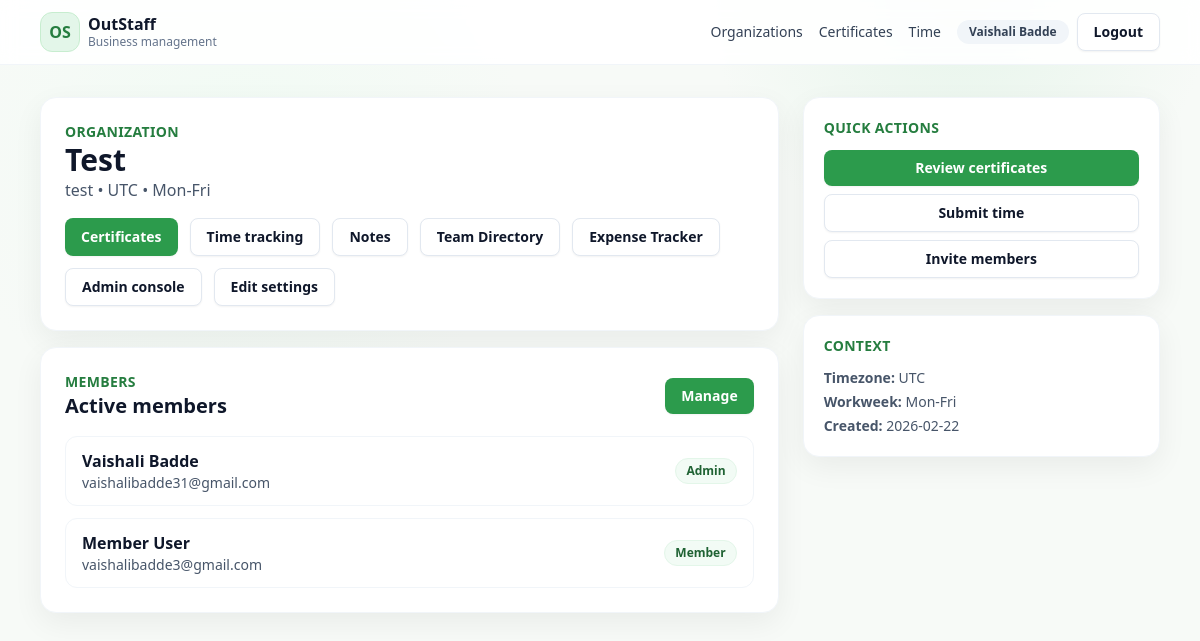
Screenshot of /orgs/1 (signed in) with the database file from the repository.
### app/models.py (models this page shows, shortened)
class TimestampMixin:
    created_at = db.Column(db.DateTime, default=datetime.utcnow)
    updated_at = db.Column(db.DateTime, default=datetime.utcnow, onupdate=datetime.utcnow)

class User(UserMixin, TimestampMixin, db.Model):
    id = db.Column(db.Integer, primary_key=True)
    email = db.Column(db.String(255), unique=True, nullable=False, index=True)
    password_hash = db.Column(db.String(255), nullable=False)
    name = db.Column(db.String(120), nullable=False)
    is_verified = db.Column(db.Boolean, default=False)
    memberships = db.relationship("Membership", backref="user", lazy=True, cascade="all, delete-orphan")
    certificates = db.relationship(
        "Certificate", backref="user", lazy=True, cascade="all, delete-orphan", foreign_keys="Certificate.user_id"
    )
    time_entries = db.relationship(
        "TimeEntry", backref="user", lazy=True, cascade="all, delete-orphan", foreign_keys="TimeEntry.user_id"
    )

class Organization(TimestampMixin, db.Model):
    id = db.Column(db.Integer, primary_key=True)
    name = db.Column(db.String(255), nullable=False)
    slug = db.Column(db.String(255), unique=True, nullable=False)
    timezone = db.Column(db.String(80), default="UTC")
    default_workweek = db.Column(db.String(80), default="Mon-Fri")
    created_by_id = db.Column(db.Integer, db.ForeignKey("user.id"), nullable=False)
    memberships = db.relationship("Membership", backref="organization", lazy=True, cascade="all, delete-orphan")
    invitations = db.relationship("Invitation", backref="organization", lazy=True, cascade="all, delete-orphan")
    certificate_types = db.relationship(
        "CertificateType", backref="organization", lazy=True, cascade="all, delete-orphan"
    )
    certificates = db.relationship("Certificate", backref="organization", lazy=True, cascade="all, delete-orphan")
    time_entries = db.relationship("TimeEntry", backref="organization", lazy=True, cascade="all, delete-orphan")
    projects = db.relationship("Project", backref="organization", lazy=True, cascade="all, delete-orphan")
    activities = db.relationship("Activity", backref="organization", lazy=True, cascade="all, delete-orphan")
    policies = db.relationship("Policy", backref="organization", lazy=True, cascade="all, delete-orphan")
    period_locks = db.relationship("PeriodLock", backref="organization", lazy=True, cascade="all, delete-orphan")
    holidays = db.relationship("Holiday", backref="organization", lazy=True, cascade="all, delete-orphan")
    report_presets = db.relationship("ReportPreset", backref="organization", lazy=True, cascade="all, delete-orphan")
    approval_logs = db.relationship("ApprovalLog", backref="organization", lazy=True, cascade="all, delete-orphan")

class Membership(TimestampMixin, db.Model):
    id = db.Column(db.Integer, primary_key=True)
    user_id = db.Column(db.Integer, db.ForeignKey("user.id"), nullable=False)
    org_id = db.Column(db.Integer, db.ForeignKey("organization.id"), nullable=False)
    role = db.Column(db.Enum(Role), default=Role.MEMBER, nullable=False)
    status = db.Column(db.String(50), default="active", nullable=False)
    is_default = db.Column(db.Boolean, default=False)
    __table_args__ = (db.UniqueConstraint("user_id", "org_id", name="uq_membership_user_org"),)

### app/orgs/routes.py (the view)
@orgs_bp.route("/orgs/<int:org_id>")
@login_required
def view_org(org_id):
    membership = _user_membership(org_id)
    if not membership:
        abort(403)
    org = membership.organization
    members = Membership.query.filter_by(org_id=org.id, status="active").all()
    return render_template("orgs/detail.html", org=org, membership=membership, members=members, Role=Role)

### app/orgs/routes.py (called while the page is built)
def _user_membership(org_id):
    return Membership.query.filter_by(user_id=current_user.id, org_id=org_id, status="active").first()

### app/templates/orgs/detail.html
{% extends "base.html" %}
{% block content %}
<div class="grid grid-cols-1 lg:grid-cols-3 gap-6">
  <div class="lg:col-span-2 space-y-4">
    <div class="card p-6">
      <p class="text-sm uppercase tracking-wide text-brand-700 font-semibold">Organization</p>
      <h1 class="text-3xl font-bold">{{ org.name }}</h1>
      <p class="text-slate-600">{{ org.slug }} • {{ org.timezone }} • {{ org.default_workweek }}</p>
      <div class="mt-4 flex flex-wrap gap-3">
        <a class="btn btn-primary"
          href="{{ url_for('certificates.list_certificates', org_id=org.id) }}">Certificates</a>
        <a class="btn btn-secondary" href="{{ url_for('time.dashboard', org_id=org.id) }}">Time tracking</a>
        <a class="btn btn-secondary" href="{{ url_for('notes.notes_page', org_id=org.id) }}">
          Notes
        </a>
        <a class="btn btn-secondary" href="{{ url_for('orgs.directory', org_id=org.id) }}">Team Directory</a>
        <a class="btn btn-secondary" href="{{ url_for('expenses.index', slug=org.slug) }}">Expense Tracker</a>
        {% if membership.role == Role.ADMIN %}
        <a class="btn btn-secondary" href="{{ url_for('admin.manage_members', org_id=org.id) }}">Admin console</a>
        <a class="btn btn-secondary" href="{{ url_for('orgs.edit_org', org_id=org.id) }}">Edit settings</a>
        {% endif %}
      </div>
    </div>
    <div class="card p-6">
      <div class="flex items-center justify-between mb-4">
        <div>
          <p class="text-sm uppercase tracking-wide text-brand-700 font-semibold">Members</p>
          <h2 class="text-xl font-semibold">Active members</h2>
        </div>
        {% if membership.role == Role.ADMIN %}
        <a class="btn btn-primary" href="{{ url_for('admin.manage_members', org_id=org.id) }}">Manage</a>
        {% endif %}
      </div>
      <div class="space-y-3">
        {% for member in members %}
        <div class="flex items-center justify-between border border-slate-100 rounded-xl px-4 py-3">
          <div>
            <p class="font-semibold text-slate-900">{{ member.user.name }}</p>
            <p class="text-sm text-slate-600">{{ member.user.email }}</p>
          </div>
          <span class="badge">{{ member.role.value|capitalize }}</span>
        </div>
        {% else %}
        <p class="text-slate-600">No members yet.</p>
        {% endfor %}
      </div>
    </div>
  </div>
  <div class="space-y-4">
    <div class="card p-5">
      <p class="text-sm uppercase tracking-wide text-brand-700 font-semibold">Quick actions</p>
      <div class="mt-3 space-y-2">
        <a class="block w-full btn btn-primary text-center"
          href="{{ url_for('certificates.list_certificates', org_id=org.id) }}">Review certificates</a>
        <a class="block w-full btn btn-secondary text-center" href="{{ url_for('time.my_time', org_id=org.id) }}">Submit
          time</a>
        {% if membership.role == Role.ADMIN %}
        <a class="block w-full btn btn-secondary text-center"
          href="{{ url_for('admin.manage_members', org_id=org.id) }}">Invite members</a>
        {% endif %}
      </div>
    </div>
    <div class="card p-5">
      <p class="text-sm uppercase tracking-wide text-brand-700 font-semibold">Context</p>
      <ul class="mt-3 space-y-1 text-sm text-slate-600">
        <li><strong>Timezone:</strong> {{ org.timezone }}</li>
        <li><strong>Workweek:</strong> {{ org.default_workweek }}</li>
        <li><strong>Created:</strong> {{ org.created_at.strftime('%Y-%m-%d') }}</li>
      </ul>
    </div>
  </div>
</div>
{% endblock %}

### app/templates/base.html (shortened to what this page needs)
<!doctype html>
<html lang="en">
  <head>
    <link rel="stylesheet" href="{{ url_for('static', filename='css/tailwind.css') }}" />
  </head>
  <body class="min-h-screen">
    <header class="border-b border-slate-100 bg-white/90 backdrop-blur sticky top-0 z-30">
      <div class="mx-auto max-w-6xl px-4 py-3 flex items-center justify-between">
        <a href="{{ url_for('orgs.list_orgs') if current_user.is_authenticated else url_for('auth.login') }}" class="flex items-center gap-2">
          <span class="h-10 w-10 rounded-xl bg-brand-100 border border-brand-200 flex items-center justify-center text-brand-700 font-bold">OS</span>
          <div class="leading-tight">
            <p class="font-semibold text-slate-900">OutStaff</p>
            <p class="text-xs text-slate-500">Business management</p>
          </div>
        </a>
        <nav class="flex items-center gap-4">
          {% if current_user.is_authenticated %}
          <a class="nav-link" href="{{ url_for('orgs.list_orgs') }}">Organizations</a>
          <a class="nav-link" href="{{ url_for('certificates.list_certificates', org_id=(active_membership.org_id if active_membership else (user_orgs[0].id if user_orgs else 0))) if user_orgs else '#' }}">Certificates</a>
          <a class="nav-link" href="{{ url_for('time.dashboard', org_id=(active_membership.org_id if active_membership else (user_orgs[0].id if user_orgs else 0))) if user_orgs else '#' }}">Time</a>
          <div class="flex items-center gap-2">
            <span class="pill">{{ current_user.name }}</span>
            <a class="btn btn-secondary" href="{{ url_for('auth.logout') }}">Logout</a>
          </div>
          {% else %}
          <a class="btn btn-secondary" href="{{ url_for('auth.login') }}">Sign in</a>
          <a class="btn btn-primary" href="{{ url_for('auth.signup') }}">Create account</a>
          {% endif %}
        </nav>
      </div>
    </header>
    <main class="mx-auto max-w-6xl px-4 py-8">
      {% block content %}{% endblock %}
    </main>
  </body>
</html>

### rows the page displays
User: name "Vaishali Badde"
Organization: name "Test", slug "test", timezone "UTC", default_workweek "Mon-Fri", created_at "2026-02-22"
Membership: user.name "Vaishali Badde", user.email "vaishalibadde31@gmail.com", role.value "Admin"
Membership: user.name "Member User", user.email "vaishalibadde3@gmail.com", role.value "Member"
